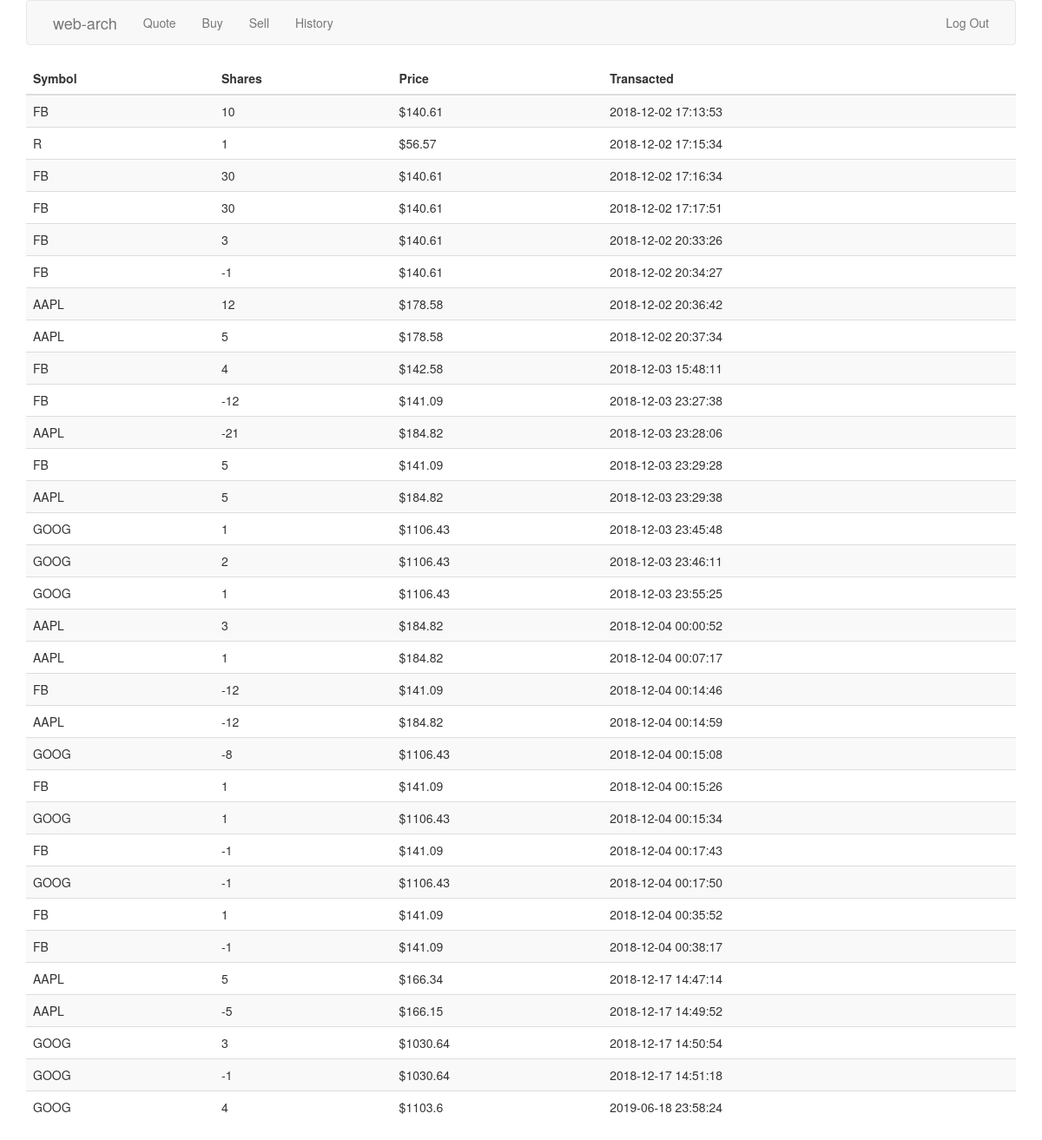
Screenshot of /history (signed in) with the database file from the repository.
### tables this page shows
CREATE TABLE 'history' ('id' integer NOT NULL, 'symbol' text NOT NULL, 'shares' integer NOT NULL, 'price' numeric NOT NULL, 'transacted' datetime DEFAULT CURRENT_TIMESTAMP);

### application.py (the view)
@app.route("/history")
@login_required
def history():
    rows = db.execute("SELECT * FROM history WHERE id = :id", id=session["user_id"])
    return render_template("history.html", history_list=rows)

### helpers.py (called while the page is built)
def login_required(f):
    @wraps(f)
    def decorated_function(*args, **kwargs):
        if session.get("user_id") is None:
            return redirect(url_for("login", next=request.url))
        return f(*args, **kwargs)
    return decorated_function

### templates/history.html (shortened to what this page needs)
{% extends "layout.html" %}
{% block main %}
    <table class="table table-striped">
        <thead>
            <tr>
                <th>Symbol</th>
                <th>Shares</th>
                <th>Price</th>
                <th>Transacted</th>
            </tr>
        </thead>
        <tbody>
            {% for history in history_list %}
                <tr>
                    <td>{{history.symbol}}</td>
                    <td>{{history.shares}}</td>
                    <td>${{history.price}}</td>
                    <td>{{history.transacted}}</td>
                </tr>
            {% endfor %}
        </tbody>
    </table>
{% endblock %}

### templates/layout.html (shortened to what this page needs)
<!DOCTYPE html>
<html lang="en">
    <head>
        <link href="https://maxcdn.bootstrapcdn.com/bootstrap/3.3.7/css/bootstrap.min.css" rel="stylesheet"/>
        <link href="{{ url_for('static', filename='styles.css') }}" rel="stylesheet"/>
    </head>
    <body>
        <div id="wrapper" class="container">
            <nav class="navbar navbar-default">
                <div class="container-fluid">
                    <div class="collapse navbar-collapse" id="navbar">
                        {% if session.user_id %}
                            <ul id="nav" class="nav navbar-nav">
                                <li><a class="navbar-brand" href="{{ url_for('index') }}">web-arch</a></li>
                                <li><a href="{{ url_for('quote') }}">Quote</a></li>
                                <li><a href="{{ url_for('buy') }}">Buy</a></li>
                                <li><a href="{{ url_for('sell') }}">Sell</a></li>
                                <li><a href="{{ url_for('history') }}">History</a></li>
                            </ul>
                            <ul class="nav navbar-nav navbar-right">
                                <li><a href="{{ url_for('logout') }}">Log Out</a></li>
                            </ul>
                        {% else %}
                            <ul class="nav navbar-nav navbar-right">
                                <li><a href="{{ url_for('register') }}">Register</a></li>
                                <li><a href="{{ url_for('login') }}">Log In</a></li>
                            </ul>
                        {% endif %}
                    </div>
                </div>
            </nav>
            <main id="content">
                {% block main %}{% endblock %}
            </main>
        </div>
    </body>
</html>

### static/styles.css (style rules this page uses)
.container { margin-left: auto; margin-right: auto; text-align: center; }
main td { text-align: left; }

### rows the page displays
history: symbol "FB", shares "10", price "140.61", transacted "2018-12-02 17:13:53"
history: symbol "R", shares "1", price "56.57", transacted "2018-12-02 17:15:34"
history: symbol "FB", shares "30", price "140.61", transacted "2018-12-02 17:16:34"
history: symbol "FB", shares "30", price "140.61", transacted "2018-12-02 17:17:51"
history: symbol "FB", shares "3", price "140.61", transacted "2018-12-02 20:33:26"
history: symbol "FB", shares "-1", price "140.61", transacted "2018-12-02 20:34:27"
history: symbol "AAPL", shares "12", price "178.58", transacted "2018-12-02 20:36:42"
history: symbol "AAPL", shares "5", price "178.58", transacted "2018-12-02 20:37:34"
history: symbol "FB", shares "4", price "142.58", transacted "2018-12-03 15:48:11"
history: symbol "FB", shares "-12", price "141.09", transacted "2018-12-03 23:27:38"
history: symbol "AAPL", shares "-21", price "184.82", transacted "2018-12-03 23:28:06"
history: symbol "FB", shares "5", price "141.09", transacted "2018-12-03 23:29:28"
history: symbol "AAPL", shares "5", price "184.82", transacted "2018-12-03 23:29:38"
history: symbol "GOOG", shares "1", price "1106.43", transacted "2018-12-03 23:45:48"
history: symbol "GOOG", shares "2", price "1106.43", transacted "2018-12-03 23:46:11"
history: symbol "GOOG", shares "1", price "1106.43", transacted "2018-12-03 23:55:25"
history: symbol "AAPL", shares "3", price "184.82", transacted "2018-12-04 00:00:52"
history: symbol "AAPL", shares "1", price "184.82", transacted "2018-12-04 00:07:17"
history: symbol "FB", shares "-12", price "141.09", transacted "2018-12-04 00:14:46"
history: symbol "AAPL", shares "-12", price "184.82", transacted "2018-12-04 00:14:59"
history: symbol "GOOG", shares "-8", price "1106.43", transacted "2018-12-04 00:15:08"
history: symbol "FB", shares "1", price "141.09", transacted "2018-12-04 00:15:26"
history: symbol "GOOG", shares "1", price "1106.43", transacted "2018-12-04 00:15:34"
history: symbol "FB", shares "-1", price "141.09", transacted "2018-12-04 00:17:43"
history: symbol "GOOG", shares "-1", price "1106.43", transacted "2018-12-04 00:17:50"
history: symbol "FB", shares "1", price "141.09", transacted "2018-12-04 00:35:52"
history: symbol "FB", shares "-1", price "141.09", transacted "2018-12-04 00:38:17"
history: symbol "AAPL", shares "5", price "166.34", transacted "2018-12-17 14:47:14"
history: symbol "AAPL", shares "-5", price "166.15", transacted "2018-12-17 14:49:52"
history: symbol "GOOG", shares "3", price "1030.64", transacted "2018-12-17 14:50:54"
history: symbol "GOOG", shares "-1", price "1030.64", transacted "2018-12-17 14:51:18"
history: symbol "GOOG", shares "4", price "1103.6", transacted "2019-06-18 23:58:24"
